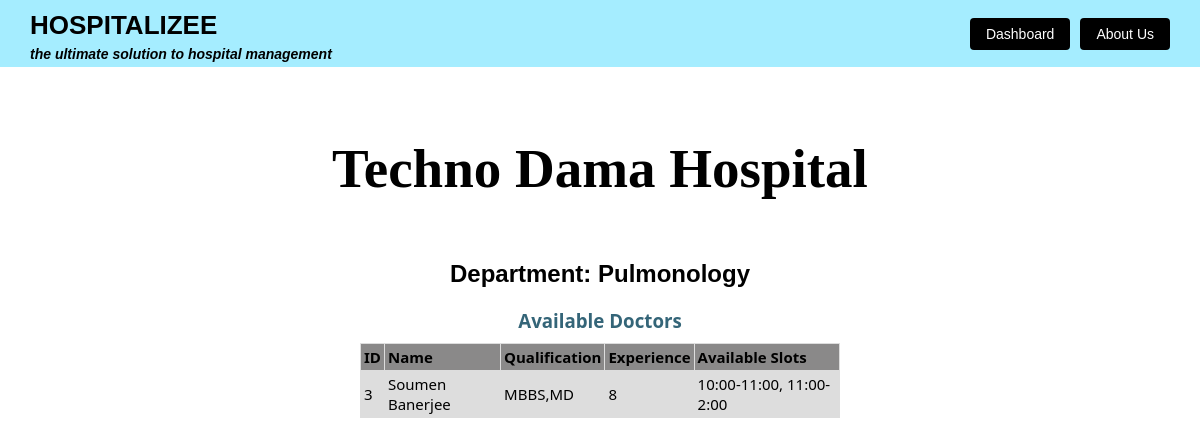
/hospital/view-department?h_id=1&dept=Pulmonology (signed in), run on the app's committed database.
### app.py (models this page shows)
class Hospital(db.Model):
    id = db.Column(db.Integer, primary_key=True)
    gid = db.Column(db.String(100), unique=True, nullable=False)
    email = db.Column(db.String(100), unique=True, nullable=False)
    password = db.Column(db.String(200), nullable=False)
    name = db.Column(db.String(100), nullable=False)
    address = db.Column(db.String(200), nullable=False)
    telephone = db.Column(db.String(15), nullable=False)
    pincode = db.Column(db.Integer, nullable=False)
    lat = db.Column(db.Float, nullable=True)
    lon = db.Column(db.Float, nullable=True)
    emergency_capacity = db.Column(db.Integer, nullable=False)
    depts = db.Column(JSON, nullable=True)
    cur_emergency_availability = db.Column(db.Integer, nullable=False)
    cur_emergency_doctors = db.Column(JSON, nullable = True)

class Departments(db.Model):
    id = db.Column(db.Integer, primary_key=True)
    name = db.Column(db.String(100), nullable=False, unique=True)

class Doctor(db.Model):
    id = db.Column(db.Integer, primary_key=True)
    name = db.Column(db.String(200), nullable=False)
    department_id = db.Column(db.Integer, db.ForeignKey('departments.id'), nullable=False)
    qualification = db.Column(db.String(200), nullable=False)
    experience = db.Column(db.Integer, nullable=False)
    hospital_id = db.Column(db.Integer, db.ForeignKey('hospital.id'), nullable=False)
    slots = db.Column(JSON, nullable=False, default=list)

### app.py (the view)
@app.route('/hospital/view-department')
def view_departments():
    hosp_id = request.args.get('h_id')
    dept = request.args.get('dept')
    dept_id = (Departments.query.filter(Departments.name==dept).first()).id
    docs = Doctor.query.filter(Doctor.department_id == dept_id, Doctor.hospital_id == hosp_id)
    hospital = Hospital.query.filter_by(id=hosp_id).first()
    return render_template('hospital_dashboard_view_departments.html', docs=docs, dept=dept, hospital=hospital)

### templates/hospital_dashboard_view_departments.html (shortened to what this page needs)
<!DOCTYPE html>
<html lang="en">
<head>
</head>
<body>
    <div class="top-border">
        <div>
            <h1>HOSPITALIZEE</h1>
            <h4>the ultimate solution to hospital management</h4>
        </div>
        <div class="btn-group">
            <a href="/hospital/dashboard?user_id={{ hospital.id }}" class="btn btn-all">Dashboard</a>
            <a href="/about" class="btn btn-all">About Us</a>
        </div>
    </div>
    <div class="login">
        <div class="login-card">
            <div style="margin-top:70px; margin-bottom:60px; color: Black; text-align:center; ">
                <h1 style="font-size:55px; font-family: Times New Roman, serif;">{{ hospital.name }}</h1>
            </div>
            <div style="text-align:center; ">
                <h2>Department: {{ dept }}</h2>
            </div>
            <div id="content" style="padding: 0px 25px; text-align: center">
                <h3 class="headings" style="margin-bottom: 10px; color:#346578; font-family: system-ui;" >Available Doctors</h3>
            </div>
            <div id="table" style="display:flex; justify-content:center;">
                <table class="table" style="width: 40%;">
                    <tr style="font-family: system-ui;">
                        <th scope="col">ID</th>
                        <th scope="col">Name</th>
                        <th scope="col">Qualification</th>
                        <th scope="col">Experience</th>
                        <th scope="col">Available Slots</th>
                    </tr>
                    {% for doc in docs %}
                        <tr>
                            <td scope="col">{{ doc.id }}</td>
                            <td scope="col">{{ doc.name }}</td>
                            <td scope="col">{{ doc.qualification }}</td>
                            <td scope="col">{{ doc.experience }}</td>
                            <td scope="col">{{ doc.slots | join(', ') }}</td>
                        </tr>
                    {% endfor %}
                </table>
            </div>
        </div>
    </div>
</body>
</html>

### templates/hospital_dashboard_view_departments.html (style rules this page uses)
body { margin: 0; font-family: Arial, sans-serif; }
.top-border { border-top: 0px solid #077cf0; background-color: #a5edff; padding: 5px 30px; display: flex; align-items: center; justify-content: space-between; }
.top-border h1 { margin: 5px 0; font-size: 26px; font-weight: bold; color: #000000; }
.top-border h4 { margin: 0; font-size: 14px; font-style: italic; color: #000000; }
.btn-group { display: flex; gap: 10px; }
.btn { padding: 8px 16px; text-decoration: none; border: none; background-color: #2c3e50; color: white; font-size: 14px; cursor: pointer; border-radius: 4px; }
.btn-all { background-color: black; }
table { font-family: system-ui; border-collapse: collapse; width: 40%; font-size: 15px; }
td, th { border: 1px solid #dddddd; text-align: left; padding: 3px; }
th { background-color: #8a8989ff; }
tr { background-color: #dddddd; }

### data on the page
Hospital: name "Techno Dama Hospital"
Departments: name "Pulmonology"
Doctor: id "3", name "Soumen Banerjee", qualification "MBBS,MD", experience "8", slots "10:00-11:00, 11:00-2:00"
